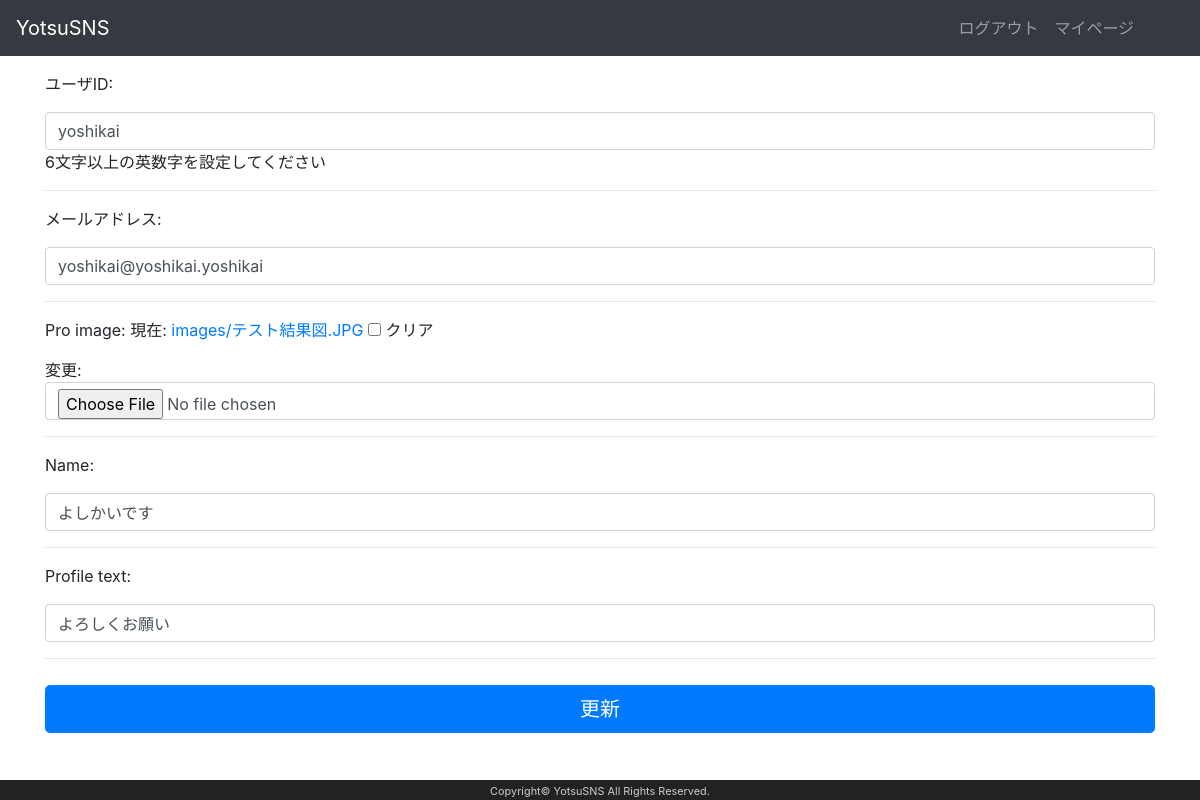
The page /accounts/mypage/edit (signed in) on the database its author committed.
### accounts/models.py (models this page shows, shortened)
class AuthUser(AbstractBaseUser, PermissionsMixin):
    class Meta:
        verbose_name='ユーザ'
    username = models.CharField(
        verbose_name='ユーザID',
        unique=True,
        max_length=30,
    )
    email = models.EmailField(unique=True)
    date_joined = models.DateTimeField(auto_now_add=True)
    is_active = models.BooleanField(default=True)
    is_staff = models.BooleanField(default=False)
    USERNAME_FIELD = 'username'
    REQUIRED_FIELDS = ['email']
    objects = AuthUserManager()

class Profile(models.Model):
    owner=models.ForeignKey(
        AuthUser,
        on_delete=models.CASCADE,
        related_name='profile_owner')
    pro_image=StdImageField(
        upload_to='images/',
        null=True,
        blank=True,
        variations={
            'large':(600,400),
            'thumbnail':(100,100,True),
            'medium':(300,200),
        })
    name=models.CharField(default=None,max_length=30,null=True,blank=True)
    profile_text=models.CharField(default=None,max_length=140,null=True,blank=True)

### accounts/views.py (the view, shortened to what this page needs)
# urls.py: path('mypage/edit',views.Edit,name='edit'),
@login_required(login_url='accounts/login')
def Edit(request):
    user=request.user
    profile=user.profile_owner.get()
    params={
        'userform':UserUpdateForm(instance=user),
        'profileform':ProfileForm(instance=profile),
    }
    original=''
    large=''
    thumbnail=''
    medium=''
    return render(request,'accounts/accountedit.html',params)

### accounts/forms.py (shortened to what this page needs)
class UserUpdateForm(forms.ModelForm):
    class Meta:
        model = User
        fields = ('username','email')
    def __init__(self,*args,**kwargs):
        super().__init__(*args,**kwargs)
        for field in self.fields.values():
            field.widget.attrs['class'] = 'form-control'
        self.fields['username'].label='ユーザID'
        self.fields['username'].help_text='6文字以上の英数字を設定してください'
        self.fields['email'].label='メールアドレス'

class ProfileForm(forms.ModelForm):
    class Meta:
        model = Profile
        fields = ('pro_image','name','profile_text')
    def __init__(self,*args,**kwargs):
        super().__init__(*args,**kwargs)
        for field in self.fields.values():
            field.widget.attrs['class'] = 'form-control'

### accounts/templates/accounts/accountedit.html (shortened to what this page needs)
{% extends 'accounts/layout.html' %}
{% block content %}
<form enctype="multipart/form-data" action="" method="post">
    {% for field in userform %}
    <div class="form-group">
        <label for="{{field.id_for_label}}">{{field.label_tag}}</label>
        {{field}}
        {{field.help_text}}
    </div>
    <hr>
    {% endfor %}
    {% for field in profileform %}
    <div class="form-group">
        <label for="{{field.id_for_label}}">{{field.label_tag}}</label>
        {{field}}
    </div>
    <hr>
    {% endfor %}
    <button type="submit" class="btn btn-primary btn-lg">更新</button>
</form>
{% endblock %}

### accounts/static/accounts/css/style.css (style rules this page uses)
.btn { width:100%; margin-top: 10px; margin-bottom: 10px; }

### rows shown on the page
AuthUser: userform "yoshikai" "yoshikai@yoshikai.yoshikai"
Profile: profileform "よしかいです" "よろしくお願い"

### other values the page prints
{{ field.label_tag }} "ユーザID:" "メールアドレス:"
{{ field.help_text }} "6文字以上の英数字を設定してください"
{{ field.label_tag }} "Pro image:" "Name:" "Profile text:"
